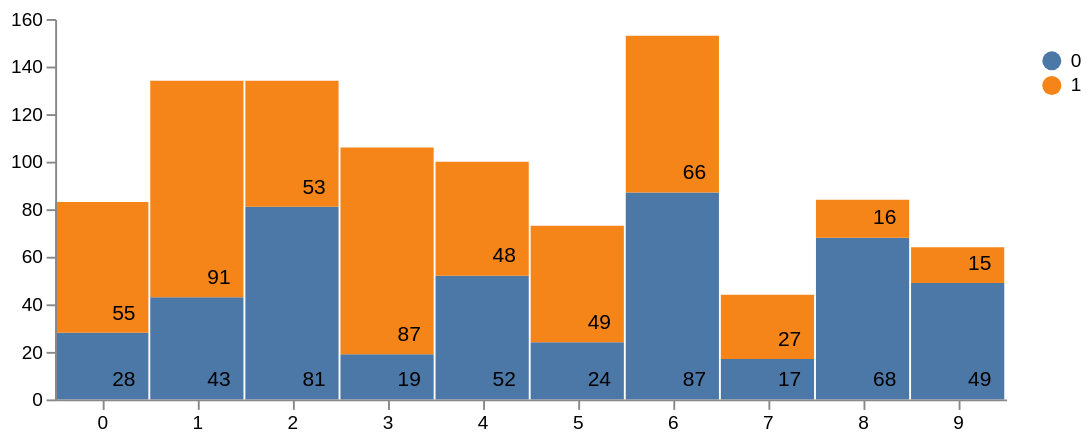

Vega-Lite specification for this chart:
### Vega specification from a JSON file in a GitHub repository (floating-point values rounded to 4 significant figures)
{"$schema": "https://vega.github.io/schema/vega/v3.json", "width": 500, "height": 200, "padding": 5, "data": {"name": "table", "values": [{"x": 0, "y": 28, "variable": 0}, {"x": 0, "y": 55, "variable": 1}, {"x": 1, "y": 43, "variable": 0}, {"x": 1, "y": 91, "variable": 1}, {"x": 2, "y": 81, "variable": 0}, {"x": 2, "y": 53, "variable": 1}, {"x": 3, "y": 19, "variable": 0}, {"x": 3, "y": 87, "variable": 1}, {"x": 4, "y": 52, "variable": 0}, {"x": 4, "y": 48, "variable": 1}, {"x": 5, "y": 24, "variable": 0}, {"x": 5, "y": 49, "variable": 1}, {"x": 6, "y": 87, "variable": 0}, {"x": 6, "y": 66, "variable": 1}, {"x": 7, "y": 17, "variable": 0}, {"x": 7, "y": 27, "variable": 1}, {"x": 8, "y": 68, "variable": 0}, {"x": 8, "y": 16, "variable": 1}, {"x": 9, "y": 49, "variable": 0}, {"x": 9, "y": 15, "variable": 1}], "transform": [{"type": "stack", "groupby": ["x"], "sort": {"field": "variable"}, "field": "y"}]}, "scales": [{"name": "x", "type": "band", "range": "width", "domain": {"data": "table", "field": "x"}}, {"name": "y", "type": "linear", "range": "height", "nice": true, "zero": true, "domain": {"data": "table", "field": "y1"}}, {"name": "color", "type": "ordinal", "range": "category", "domain": {"data": "table", "field": "variable"}}], "legends": [{"fill": "color", "title": "", "orient": "right", "encode": {"symbols": {"enter": {}}, "labels": {"update": {"text": {"field": "value"}}}}}], "axes": [{"orient": "bottom", "scale": "x", "zindex": 1}, {"orient": "left", "scale": "y", "zindex": 1}], "marks": [{"type": "rect", "from": {"data": "table"}, "encode": {"enter": {"x": {"scale": "x", "field": "x"}, "width": {"scale": "x", "band": 1, "offset": -1}, "y": {"scale": "y", "field": "y0"}, "y2": {"scale": "y", "field": "y1"}, "fill": {"scale": "color", "field": "variable"}}, "update": {"fillOpacity": {"value": 1}}, "hover": {"fillOpacity": {"value": 0.5}}}}, {"type": "text", "from": {"data": "table"}, "interactive": false, "encode": {"enter": {"text": {"field": "y"}, "x": {"scale": "x", "field": "x"}, "y": {"scale": "y", "field": "y0"}, "dx": {"value": 30}, "dy": {"value": -5}, "align": {"value": "left"}, "baseline": {"value": "bottom"}}}}]}
